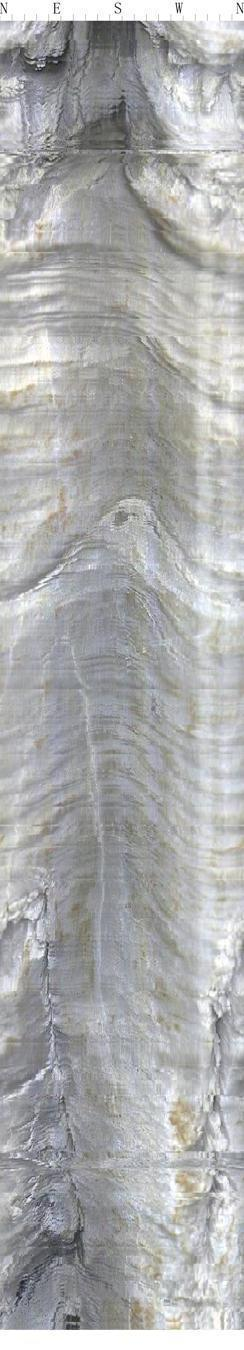
#> input picture q1/data/image/pic1.jpg, 244 x 1350 px; its folder holds only this picture in this run
$ python draw_mask.py
#> lines starting #> are read from the running program, lines starting #| are printed output that depends on the picture; after the words box and inside, x2 and y2 are one past the last pixel; in counts of white or black regions, pixels touching at a corner belong together
import cv2
import numpy as np
import os

# 全局变量
drawing = False  # 是否正在绘制
brush_size = 5  # 初始刷子大小
mask = None  # 当前mask
display_scale = 1.0  # 显示缩放比例


# 鼠标回调函数
def draw_mask(event, x, y, flags, param):
    global drawing, brush_size, mask, display_scale
    # 将显示坐标转换回原图坐标
    x_orig = int(x / display_scale)
    y_orig = int(y / display_scale)

    if event == cv2.EVENT_LBUTTONDOWN:
        drawing = True
        cv2.circle(mask, (x_orig, y_orig), brush_size, 255, -1)

    elif event == cv2.EVENT_MOUSEMOVE:
        if drawing:
            cv2.circle(mask, (x_orig, y_orig), brush_size, 255, -1)

    elif event == cv2.EVENT_LBUTTONUP:
        drawing = False


# 主函数：生成mask，适配小屏幕
def generate_masks(image_dir, mask_dir):
#> called with image_dir = './data/image/', mask_dir = './data/mask/'
    if not os.path.exists(mask_dir):
        os.makedirs(mask_dir)

    image_files = [f for f in os.listdir(image_dir) if f.endswith(('.jpg', '.png'))]

    for img_file in image_files:
        img_path = os.path.join(image_dir, img_file)
        img = cv2.imread(img_path)
#> img is the input picture: shape (1350, 244, 3); mean B, G, R 172.6, 172.2, 171.6
        if img is None:
            print(f"无法加载图像：{img_path}")
            continue

        # 原图尺寸
        height, width = img.shape[:2]
#> height = 1350; width = 244
        global mask
        mask = np.zeros((height, width), dtype=np.uint8)  # 原分辨率mask

        # 计算显示缩放比例，最大800x600
        max_display_size = (800, 600)
        global display_scale
        display_scale = min(max_display_size[0] / width, max_display_size[1] / height, 1.0)
#> display_scale = 0.444
        display_size = (int(width * display_scale), int(height * display_scale))
#> display_size = (108, 600)

        window_name = f"绘制Mask: {img_file} (s:保存, c:清除, +/-:调整大小, esc:退出)"
        cv2.namedWindow(window_name, cv2.WINDOW_NORMAL)
        cv2.resizeWindow(window_name, display_size[0], display_size[1])
        cv2.setMouseCallback(window_name, draw_mask)
        brush_size=None
        while True:
            # 调整显示图像
            display_img = cv2.resize(img, display_size, interpolation=cv2.INTER_AREA)
            display_mask = cv2.resize(mask, display_size, interpolation=cv2.INTER_NEAREST)
#> mask: shape (1350, 244); every value is 0
            # 叠加mask（红色）
            overlay = display_img.copy()
            overlay[display_mask > 0] = [0, 0, 255]
            display = cv2.addWeighted(display_img, 0.7, overlay, 0.3, 0)
            # 显示刷子大小
            cv2.putText(display, f"刷子: {brush_size}px", (10, 30), cv2.FONT_HERSHEY_SIMPLEX, 0.7, (255, 255, 255), 2)
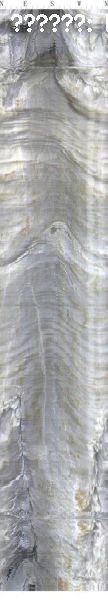
#> display: shape (600, 108, 3); mean B, G, R 173.7, 173.3, 172.7

            cv2.imshow(window_name, display)

            key = cv2.waitKey(1) & 0xFF
#> (key Esc is pressed here)
            if key == ord('s'):  # 保存
                mask_file = img_file.replace('.jpg', '_mask.png').replace('.png', '_mask.png')
                mask_path = os.path.join(mask_dir, mask_file)
                cv2.imwrite(mask_path, mask)  # 保存原分辨率mask
                print(f"已保存mask至：{mask_path}")
                break
            elif key == ord('c'):  # 清除
                mask = np.zeros((height, width), dtype=np.uint8)
            elif key == ord('+'):  # 增大刷子
                brush_size = min(brush_size + 1, 50)
            elif key == ord('-'):  # 减小刷子
                brush_size = max(brush_size - 1, 1)
            elif key == 27:  # esc退出
                print(f"跳过图像：{img_file}")
                break

        cv2.destroyAllWindows()


# 示例使用：替换为你的路径
if __name__ == "__main__":
    image_dir = './data/image/'  # 与训练代码相同
    mask_dir = './data/mask/'  # 与训练代码相同
    generate_masks(image_dir, mask_dir)

$ run again, on q1/data/image/pic4.jpg
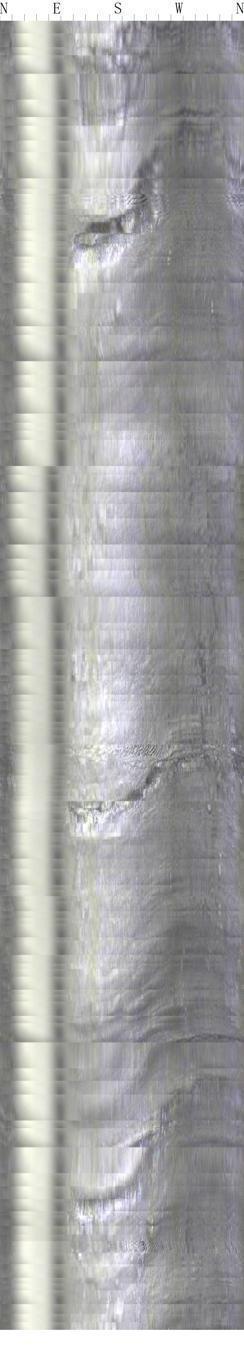
#> input picture q1/data/image/pic4.jpg, 244 x 1350 px
#> in generate_masks, img is the input picture: shape (1350, 244, 3); mean B, G, R 163.4, 163.9, 163.8
#> mask: shape (1350, 244); every value is 0
#> in generate_masks, `cv2.putText(display, f"刷子: {brush_size}px", (10, 30), cv2.FONT_HERSHEY..`:
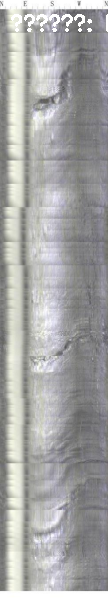
#> display: shape (600, 108, 3); mean B, G, R 164.2, 164.7, 164.6

$ run again, on q1/data/image/pic5.jpg
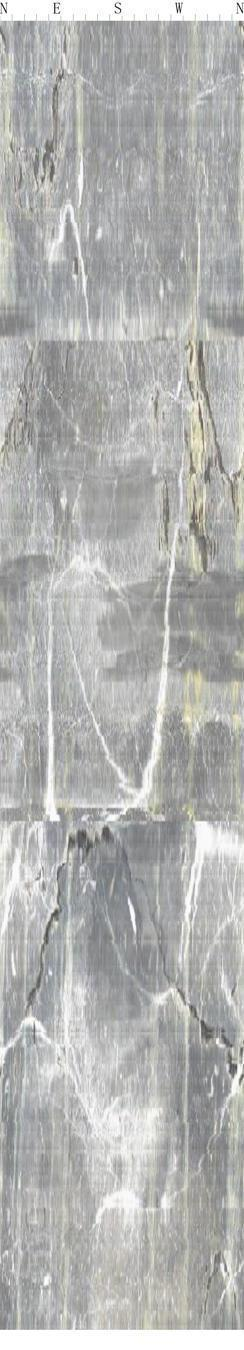
#> input picture q1/data/image/pic5.jpg, 244 x 1350 px
#> in generate_masks, img is the input picture: shape (1350, 244, 3); mean B, G, R 177, 178.5, 177.9
#> in generate_masks, `display_img = cv2.resize(img, display_size, interpolation=cv2.INTER_AR..`:
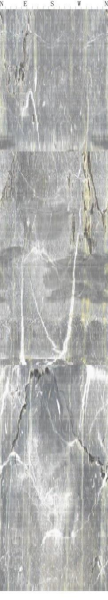
#> display_img: shape (600, 108, 3); mean B, G, R 177, 178.5, 177.9
#> mask: shape (1350, 244); every value is 0
#> in generate_masks, `cv2.putText(display, f"刷子: {brush_size}px", (10, 30), cv2.FONT_HERSHEY..`:
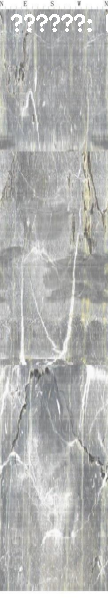
#> display: shape (600, 108, 3); 0.86% of pixels changed, all inside (x1, y1, x2, y2) = (11, 14, 108, 32)

$ run again, on q1/data/image/pic6.jpg
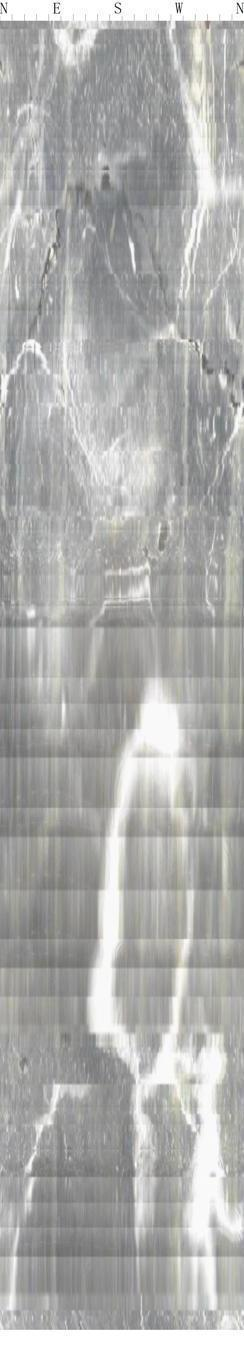
#> input picture q1/data/image/pic6.jpg, 244 x 1350 px
#> in generate_masks, img is the input picture: shape (1350, 244, 3); mean B, G, R 171.6, 173.2, 173
#> mask: shape (1350, 244); every value is 0
#> in generate_masks, `cv2.putText(display, f"刷子: {brush_size}px", (10, 30), cv2.FONT_HERSHEY..`:
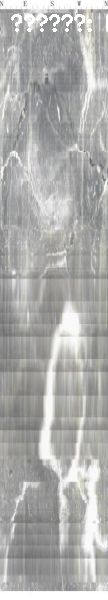
#> display: shape (600, 108, 3); mean B, G, R 172.3, 173.9, 173.7

$ run again, on q1/data/image/pic10.jpg
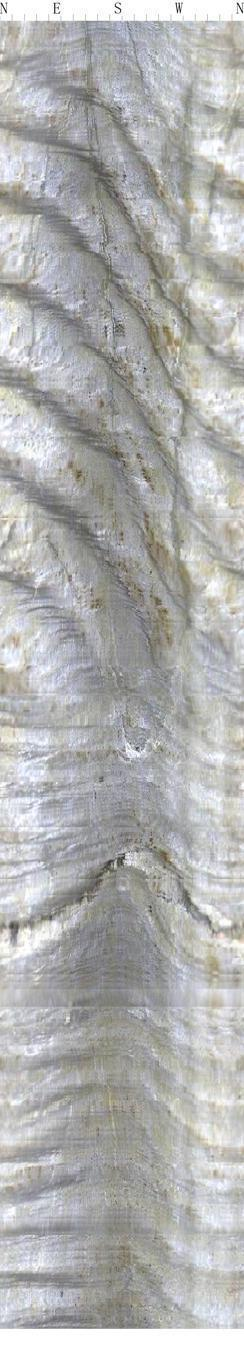
#> input picture q1/data/image/pic10.jpg, 244 x 1350 px
#> in generate_masks, img is the input picture: shape (1350, 244, 3); mean B, G, R 175.5, 176.1, 175.9
#> mask: shape (1350, 244); every value is 0
#> in generate_masks, `cv2.putText(display, f"刷子: {brush_size}px", (10, 30), cv2.FONT_HERSHEY..`:
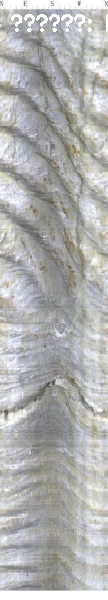
#> display: shape (600, 108, 3); mean B, G, R 176.1, 176.8, 176.6
